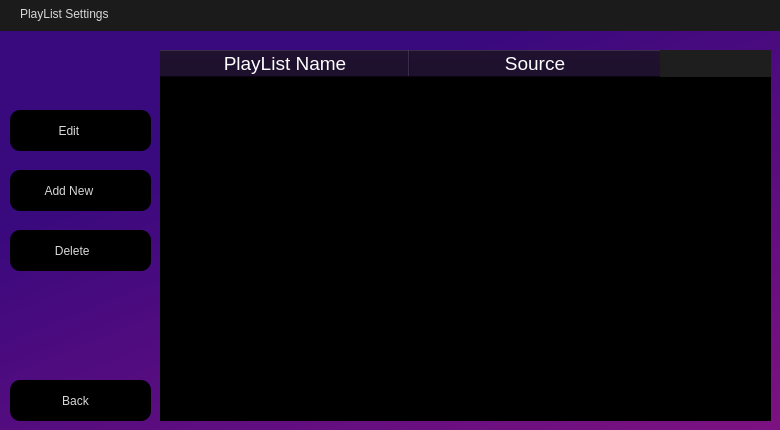
<?xml version="1.0" encoding="UTF-8"?>
<ui version="4.0">
 <class>PlayListSettings</class>
 <widget class="QWidget" name="PlayListSettings">
  <property name="geometry">
   <rect>
    <x>0</x>
    <y>0</y>
    <width>780</width>
    <height>430</height>
   </rect>
  </property>
  <property name="windowTitle">
   <string>Form</string>
  </property>
  <property name="styleSheet">
   <string notr="true">/*background-color: rgb(42, 42, 42);*/


QLabel
{
	color: rgb(216, 216, 216);
}

QPushButton 
{	
	color: rgb(216, 216, 216);
	background-color: rgb(0, 0, 0);
	border-radius: 10px;
}

QPushButton:hover 
{
	background-color: rgb(35, 11, 63);
}

QPushButton:disabled
{
	color: rgb(73, 73, 73);
}

QPushButton:pressed 
{
	background-color: rgb(82, 26, 149);
}

QTableWidget
{
	background-color: rgb(0, 0, 0);
}

QTableWidget::item::selected
{
	background-color: rgb(82, 26, 149);
}

QHeaderView::section
{
	background-color: rgb(20, 6, 36);
}

QHeaderView
{
	background-color: rgb(30, 30, 30);
}</string>
  </property>
  <widget class="QWidget" name="Titlebar_widget" native="true">
   <property name="geometry">
    <rect>
     <x>0</x>
     <y>0</y>
     <width>781</width>
     <height>31</height>
    </rect>
   </property>
   <property name="styleSheet">
    <string notr="true">background-color: rgb(27, 27, 27);</string>
   </property>
   <widget class="QLabel" name="Titlebar_label">
    <property name="geometry">
     <rect>
      <x>20</x>
      <y>0</y>
      <width>251</width>
      <height>21</height>
     </rect>
    </property>
    <property name="text">
     <string>PlayList Settings</string>
    </property>
    <property name="alignment">
     <set>Qt::AlignmentFlag::AlignBottom|Qt::AlignmentFlag::AlignLeading|Qt::AlignmentFlag::AlignLeft</set>
    </property>
   </widget>
  </widget>
  <widget class="QTableWidget" name="PlayList_table">
   <property name="geometry">
    <rect>
     <x>160</x>
     <y>50</y>
     <width>611</width>
     <height>371</height>
    </rect>
   </property>
   <property name="styleSheet">
    <string notr="true">
/* Vertical Scrollbar */
QScrollBar:vertical 
{
    border: 2px solid black;
    background: black;
    width: 15px;
    margin: 22px 0 22px 0;
}

QScrollBar::handle:vertical 
{
    background: rgb(30, 30, 30);
    min-height: 40px;
    border-radius: 4px; 
}

QScrollBar::add-line:vertical 
{
    border: 2px solid rgb(30, 30, 30);
    background: rgb(30, 30, 30);
    height: 15px;
    border-radius: 4px; 
    subcontrol-position: bottom;
    subcontrol-origin: margin;
}

QScrollBar::sub-line:vertical 
{
    border: 2px solid rgb(30, 30, 30);
    background: rgb(30, 30, 30);
    height: 15px;
    border-radius: 4px; 
    subcontrol-position: top;
    subcontrol-origin: margin;
}

/* Horizontal Scrollbar */
QScrollBar:horizontal 
{
    border: 2px solid black;
    background: black;
    height: 15px;
    margin: 0 22px 0 22px;
}

QScrollBar::handle:horizontal 
{
    background: rgb(30, 30, 30);
    min-width: 40px;
    border-radius: 4px; 
}

QScrollBar::add-line:horizontal 
{
    border: 2px solid rgb(30, 30, 30);
    background: rgb(30, 30, 30);
    width: 15px;
    border-radius: 4px; 
    subcontrol-position: right;
    subcontrol-origin: margin;
}

QScrollBar::sub-line:horizontal 
{
    border: 2px solid rgb(30, 30, 30);
    background: rgb(30, 30, 30);
    width: 15px;
    border-radius: 4px; 
    subcontrol-position: left;
    subcontrol-origin: margin;
}


QHeaderView::section 
{
        color: white;  /* Font color for headers */
}

QTableWidget::item
{
       color: rgb(216, 216, 216);
}

QTableWidget 
{
        border: none;
}</string>
   </property>
   <property name="autoScroll">
    <bool>false</bool>
   </property>
   <property name="selectionMode">
    <enum>QAbstractItemView::SelectionMode::SingleSelection</enum>
   </property>
   <property name="selectionBehavior">
    <enum>QAbstractItemView::SelectionBehavior::SelectRows</enum>
   </property>
   <property name="columnCount">
    <number>2</number>
   </property>
   <attribute name="horizontalHeaderCascadingSectionResizes">
    <bool>false</bool>
   </attribute>
   <attribute name="horizontalHeaderDefaultSectionSize">
    <number>250</number>
   </attribute>
   <attribute name="horizontalHeaderShowSortIndicator" stdset="0">
    <bool>false</bool>
   </attribute>
   <attribute name="horizontalHeaderStretchLastSection">
    <bool>false</bool>
   </attribute>
   <attribute name="verticalHeaderVisible">
    <bool>false</bool>
   </attribute>
   <column>
    <property name="text">
     <string>PlayList Name</string>
    </property>
    <property name="font">
     <font>
      <pointsize>14</pointsize>
     </font>
    </property>
   </column>
   <column>
    <property name="text">
     <string>Source</string>
    </property>
    <property name="font">
     <font>
      <pointsize>14</pointsize>
     </font>
    </property>
   </column>
  </widget>
  <widget class="QPushButton" name="Edit_button">
   <property name="geometry">
    <rect>
     <x>10</x>
     <y>110</y>
     <width>141</width>
     <height>41</height>
    </rect>
   </property>
   <property name="styleSheet">
    <string notr="true"/>
   </property>
   <property name="text">
    <string> Edit        </string>
   </property>
   <property name="icon">
    <iconset resource="resources.qrc">
     <normaloff>:/icons/icons/white-edit.png</normaloff>
     <disabledoff>:/icons/icons/white-edit-disabled.png</disabledoff>:/icons/icons/white-edit.png</iconset>
   </property>
   <property name="iconSize">
    <size>
     <width>24</width>
     <height>24</height>
    </size>
   </property>
  </widget>
  <widget class="QPushButton" name="Back_button">
   <property name="geometry">
    <rect>
     <x>10</x>
     <y>380</y>
     <width>141</width>
     <height>41</height>
    </rect>
   </property>
   <property name="text">
    <string>  Back     </string>
   </property>
   <property name="icon">
    <iconset resource="resources.qrc">
     <normaloff>:/icons/icons/white-left-arrow.png</normaloff>
     <disabledoff>:/icons/icons/white-left-arrow-disabled.png</disabledoff>:/icons/icons/white-left-arrow.png</iconset>
   </property>
   <property name="iconSize">
    <size>
     <width>15</width>
     <height>15</height>
    </size>
   </property>
  </widget>
  <widget class="QPushButton" name="Delete_button">
   <property name="geometry">
    <rect>
     <x>10</x>
     <y>230</y>
     <width>141</width>
     <height>41</height>
    </rect>
   </property>
   <property name="text">
    <string>  Delete       </string>
   </property>
   <property name="icon">
    <iconset resource="resources.qrc">
     <normaloff>:/icons/icons/white-minus.png</normaloff>
     <disabledoff>:/icons/icons/white-minus-disabled.png</disabledoff>:/icons/icons/white-minus.png</iconset>
   </property>
   <property name="iconSize">
    <size>
     <width>24</width>
     <height>24</height>
    </size>
   </property>
  </widget>
  <widget class="QPushButton" name="AddNew_button">
   <property name="geometry">
    <rect>
     <x>10</x>
     <y>170</y>
     <width>141</width>
     <height>41</height>
    </rect>
   </property>
   <property name="text">
    <string>Add New       </string>
   </property>
   <property name="icon">
    <iconset resource="resources.qrc">
     <normaloff>:/icons/icons/white-plus-sign.png</normaloff>
     <disabledoff>:/icons/icons/white-plus-sign-disabled.png</disabledoff>:/icons/icons/white-plus-sign.png</iconset>
   </property>
   <property name="iconSize">
    <size>
     <width>24</width>
     <height>24</height>
    </size>
   </property>
  </widget>
  <widget class="QWidget" name="background_widget" native="true">
   <property name="geometry">
    <rect>
     <x>0</x>
     <y>30</y>
     <width>801</width>
     <height>421</height>
    </rect>
   </property>
   <property name="styleSheet">
    <string notr="true">background-color: qlineargradient(spread:pad, x1:0.369, y1:0.182, x2:1, y2:1, stop:0 rgba(57, 9, 126, 255), stop:1 rgba(129, 18, 129, 255));</string>
   </property>
  </widget>
  <zorder>background_widget</zorder>
  <zorder>Titlebar_widget</zorder>
  <zorder>PlayList_table</zorder>
  <zorder>Edit_button</zorder>
  <zorder>Back_button</zorder>
  <zorder>Delete_button</zorder>
  <zorder>AddNew_button</zorder>
 </widget>
 <resources>
  <include location="resources.qrc"/>
 </resources>
 <connections/>
</ui>
